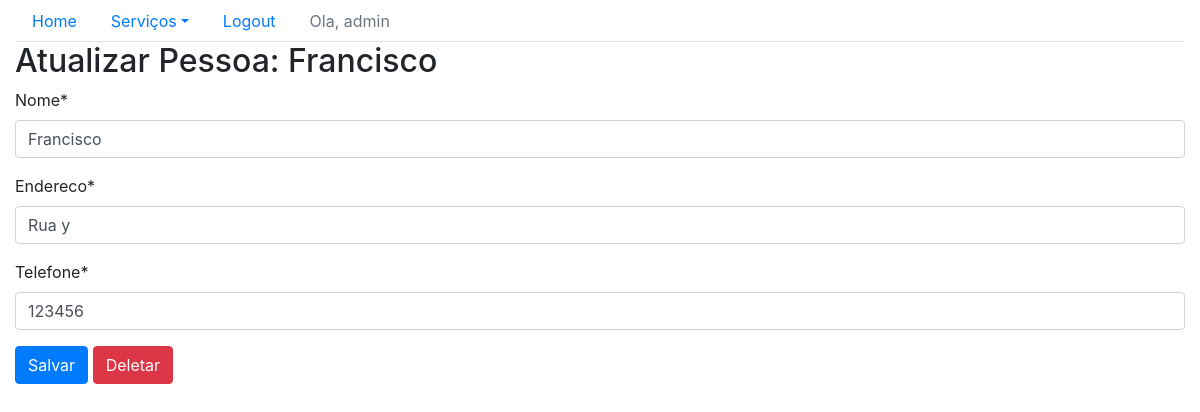
/sistema/pessoas-update/4 (signed in), run on the app's committed database.
### core/models.py (models this page shows)
class Pessoa(models.Model):
    nome = models.CharField(max_length=100)
    endereco = models.CharField(max_length=200)
    telefone = models.CharField(max_length=20)
    def __str__(self):
        return self.nome

### core/views.py (the view)
# urls.py: path('pessoas-update/<int:id>', pessoa_update, name='core_pessoa_update'),
@login_required
def pessoa_update(request, id):
    data = {}
    pessoa = Pessoa.objects.get(id=id)
    form = PessoaForm(request.POST or None, instance=pessoa)
    data['pessoa'] = pessoa
    data['form'] = form
    if request.method == 'POST':
        if form.is_valid():
            form.save()
            return redirect('core_lista_pessoas')
    else:
        return render(request, 'core/update_pessoa.html', data)

### core/forms.py
class PessoaForm(ModelForm):
    class Meta:
        model = Pessoa
        fields = '__all__'

### core/templates/core/update_pessoa.html (shortened to what this page needs)
{% extends 'base.html'%}
{% load crispy_forms_tags %}
{% block main %}
<div class="row">
    <div class="col">
        <h2>Atualizar Pessoa: {{ pessoa }}</h2>
        <form action="{% url 'core_pessoa_update' pessoa.id %}" method="post">
            {{ form|crispy}}
            <button type="submit" class="btn btn-primary">Salvar</button>
            <a href="{% url 'core_pessoa_delete' pessoa.id%}" class="btn btn-danger">Deletar</a>
        </form>
    </div>
</div>
{% endblock main %}

### templates/base.html (shortened to what this page needs)
{%load static %}
<!DOCTYPE html>
<html lang="en">
<head>
    <link rel="stylesheet" href="{%static 'bootstrap/css/bootstrap.css'%}">
</head>
<body>
<div class="container-fluid">
    <ul class="nav nav-tabs">
    <li class="nav-item">
        <a class="nav-link" href="{%url 'core_home'%}">Home</a>
    </li>
    <li class="nav-item dropdown">
        <a class="nav-link dropdown-toggle" data-toggle="dropdown" href="#" role="button" aria-haspopup="true" aria-expanded="false">Serviços</a>
    </li>
    {% if user.is_authenticated %}
        <li class="nav-item">
            <a class="nav-link" href="{% url 'logout' %}">Logout</a>
        </li>
        <li class="nav-item">
            <a class="nav-link disabled" href="#" tabindex="-1" aria-disabled="true">Ola, {{user}}</a>
         </li>
    {% else %}
        <li class="nav-item">
            <a class="nav-link" href="{% url 'login' %}">Login</a>
        </li>
    {% endif %}
    </ul>
    {% block main %}
    {% endblock main %}
</div>
</body>
</html>

### data on the page
Pessoa: nome "Francisco", endereco "Rua y", telefone "123456"

### other printed values
{{ user }} "admin"
